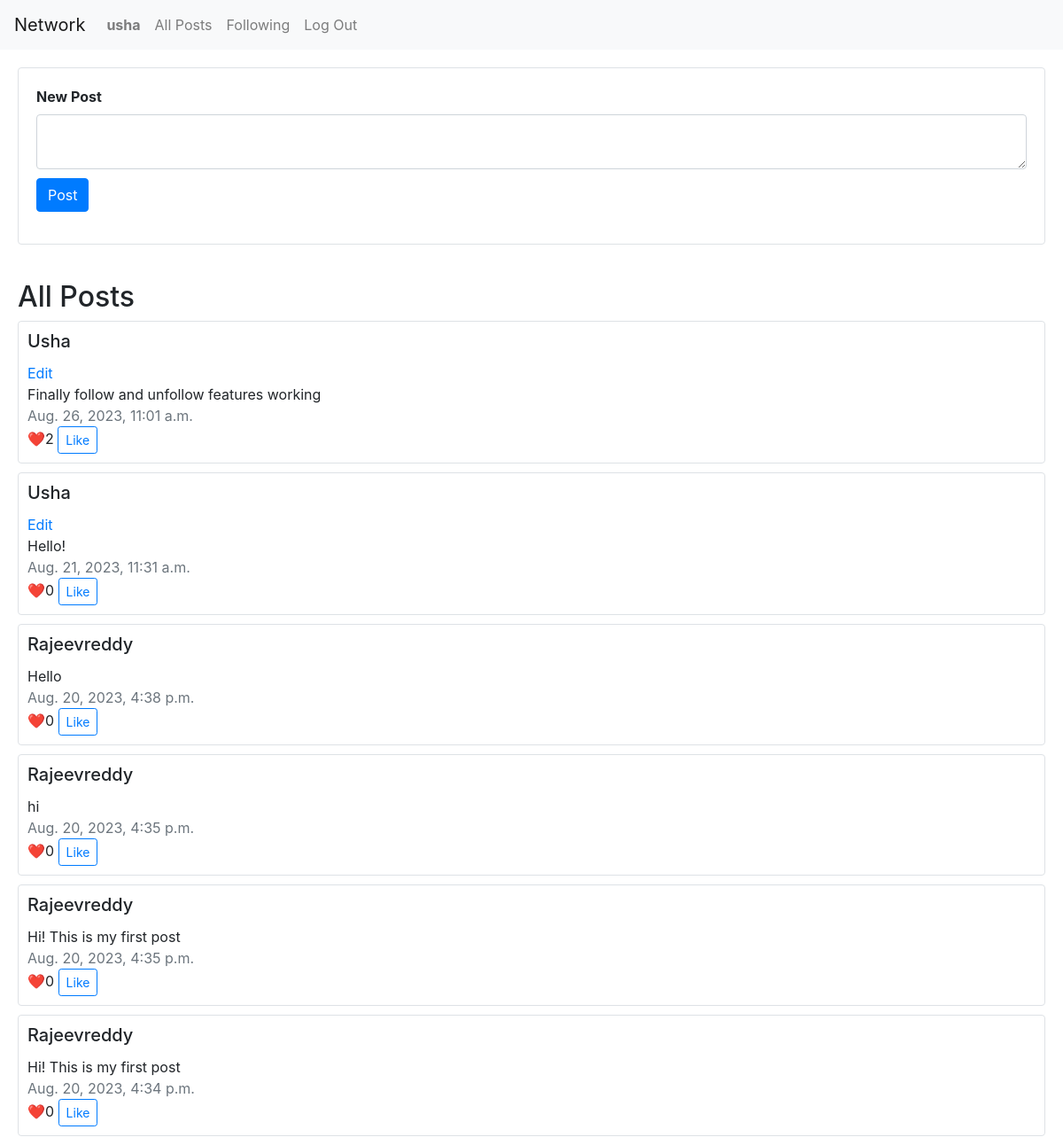
The app's page / (signed in) with its own data.
### network/models.py (models this page shows, shortened)
class User(AbstractUser):
    pass

class Posts(models.Model):
    content = models.TextField(blank=False)
    author = models.ForeignKey(User, on_delete=models.CASCADE, related_name='authored_posts')
    created_at = models.DateTimeField(auto_now_add=True)
    liked = models.ManyToManyField(User, related_name="liked_post", blank=True)

### network/views.py (the view)
# urls.py: path("", views.index, name="index"),
def index(request):
    if request.user.is_authenticated:
        return render(request, "network/index.html", {
            "posts": Posts.objects.order_by("-created_at").all(),
            "current_user": User.objects.get(id=request.user.id),
        })
    else:
        return render(request, "network/index.html", {
            "posts": Posts.objects.order_by("-created_at").all(),
            "current_user": None,
        })

### network/templates/network/index.html (shortened to what this page needs)
{% extends "network/layout.html" %}
{% load static %}
{% block body %}
    {% if user.is_authenticated %}
        <form action="{% url 'post' %}" method="post" style="padding: 20px;">
            <div class="card border">
                <div class="card-body">
                    <div class="form-group">
                        <label for="exampleFormControlTextarea1" class="font-weight-bold">New Post</label>
                        <textarea class="form-control" id="exampleFormControlTextarea1" rows="2" name="content" required></textarea>
                        <input class="btn btn-primary" type="submit" value="Post" style="margin-top: 10px;">
                    </div>
                </div>
            </div>
        </form>
    {% endif %}
    <h2 style="margin-left: 20px; margin-top: 20px;">All Posts</h2>
    {% for post in posts %}
    <div style="padding-left: 20px; padding-right: 20px; padding-bottom: 10px;">
        <div class="card border" style="padding: 10px;">
            <h5 class="card-title text-capitalize">{{ post.author }}</h5>
            {% if post.author == current_user %}
                <a href="#" class="card-link">Edit</a>
            {% endif %}
            <div class="card-text">{{ post.content }}</div>
            <div class="text-muted">{{ post.created_at }}</div>
            <div class="card-text">❤️{{ post.liked.count }} <button class="btn btn-sm btn-outline-primary" style="display: block-inline;" id="likeButton">  Like</button></div>
        </div>
    </div>
    {% endfor %}
{% endblock %}

### network/templates/network/layout.html (shortened to what this page needs)
{% load static %}
<!DOCTYPE html>
<html lang="en">
    <head>
        <link rel="stylesheet" href="https://stackpath.bootstrapcdn.com/bootstrap/4.4.1/css/bootstrap.min.css">
        <link href="{% static 'network/styles.css' %}" rel="stylesheet">
    </head>
    <body>
        <nav class="navbar navbar-expand-lg navbar-light bg-light">
            <a class="navbar-brand" href="#">Network</a>
            <div>
              <ul class="navbar-nav mr-auto">
                {% if user.is_authenticated %}
                    <li class="nav-item">
                        <a class="nav-link" href="{% url 'profile' %}"><strong>{{ user.username }}</strong></a>
                    </li>
                {% endif %}
                <li class="nav-item">
                  <a class="nav-link" href="{% url 'index' %}">All Posts</a>
                </li>
                {% if user.is_authenticated %}
                    <li class="nav-item">
                        <a class="nav-link" href="{% url 'following' %}"">Following</a>
                    </li>
                    <li class="nav-item">
                        <a class="nav-link" href="{% url 'logout' %}">Log Out</a>
                    </li>
                {% endif %}
              </ul>
            </div>
          </nav>
        <div class="body">
            {% block body %}
            {% endblock %}
        </div>
    </body>
</html>

### records on screen
User: username "usha"
Posts: author "Usha", shows "Edit", content "Finally follow and unfollow features working", created_at "Aug. 26, 2023, 11:01 a.m.", liked.count "2"
Posts: author "Usha", shows "Edit", content "Hello!", created_at "Aug. 21, 2023, 11:31 a.m.", liked.count "0"
Posts: author "Rajeevreddy", content "Hello", created_at "Aug. 20, 2023, 4:38 p.m.", liked.count "0"
Posts: author "Rajeevreddy", content "hi", created_at "Aug. 20, 2023, 4:35 p.m.", liked.count "0"
Posts: author "Rajeevreddy", content "Hi! This is my first post", created_at "Aug. 20, 2023, 4:35 p.m.", liked.count "0"
Posts: author "Rajeevreddy", content "Hi! This is my first post", created_at "Aug. 20, 2023, 4:34 p.m.", liked.count "0"
